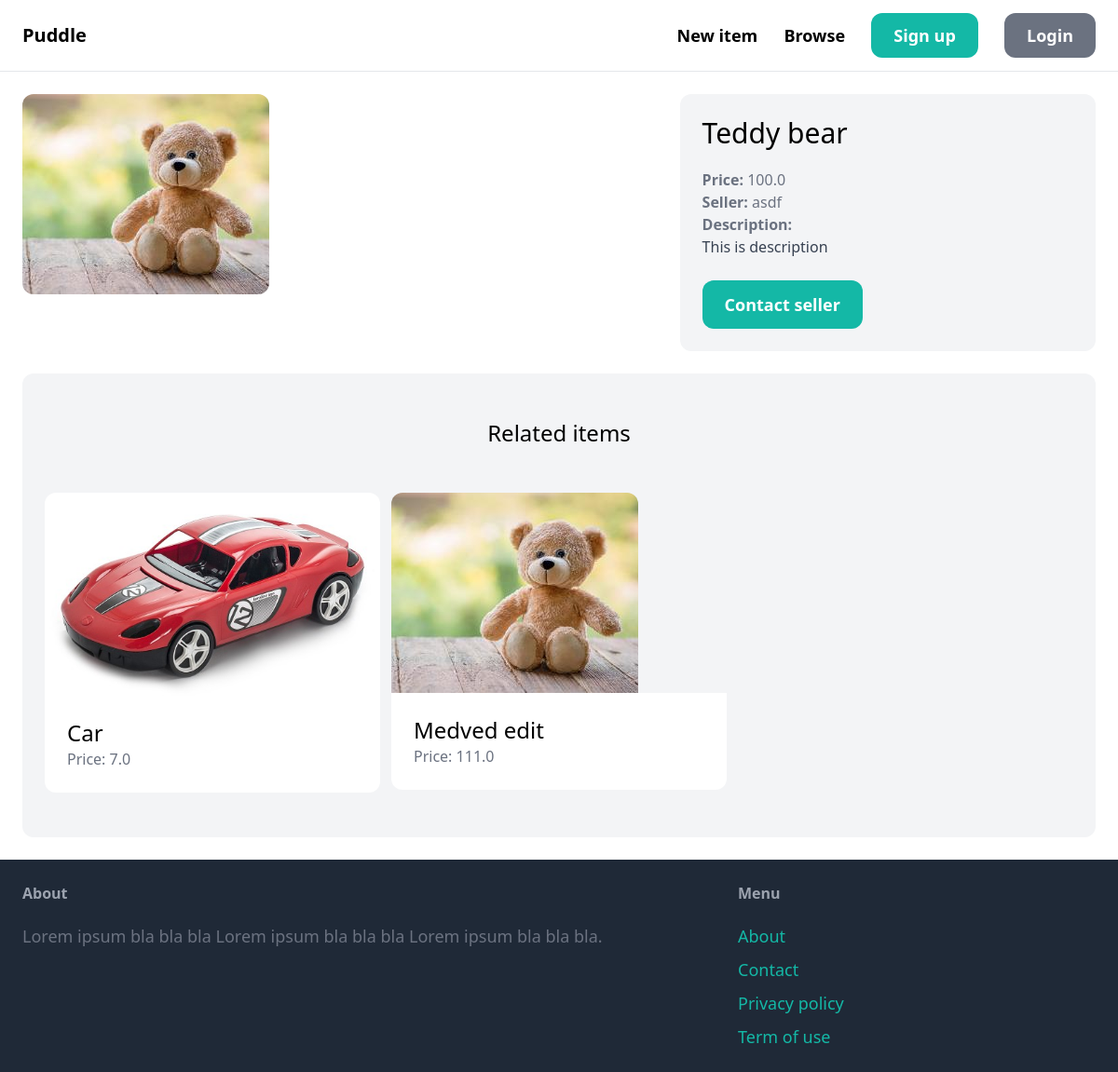
Page /items/1/ on the committed database.
### item/models.py (models this page shows, shortened)
class Item(models.Model):
    category = models.ForeignKey(Category, related_name='items', on_delete=models.CASCADE)
    name = models.CharField(max_length=255)
    description = models.TextField(blank=True, null=True)
    price = models.FloatField()
    image = models.ImageField(upload_to='item_images', blank=True, null=True)
    is_sold = models.BooleanField(default=False)
    created_by = models.ForeignKey(User, related_name='items', on_delete=models.CASCADE)
    created_at = models.DateTimeField(auto_now_add=True)

### item/views.py (the view)
# urls.py: path('<int:pk>/', detail, name='detail'),
def detail(request, pk):
    item = get_object_or_404(Item, pk=pk)
    related_items = Item.objects.filter(category=item.category, is_sold=False).exclude(pk=pk)[0:3]
    context = {
        'item': item,
        'related_items': related_items,
    }
    return render(request, 'item/detail.html', context)

### item/templates/item/detail.html (shortened to what this page needs)
{% extends 'core/base.html' %}
{% block content %}
    <div class="grid grid-cols-5 gap-6">
        <div class="col-span-3">
            <img src="{{ item.image.url }}" alt="" class="rounded-xl">
        </div>
        <div class="col-span-2 p-6 bg-gray-100 rounded-xl">
            <h1 class="mb-5 text-3xl">{{ item.name }}</h1>
            <p class="text-gray-500"><strong>Price: </strong>{{ item.price }}</p>
            <p class="text-gray-500"><strong>Seller: </strong>{{ item.created_by.username}}</p>
            {% if item.description %}
                <p class="text-gray-700">
                    <strong class="text-gray-500">Description:</strong><br>
                    {{ item.description }}
                </p>
            {% endif %}
            {% if request.user == item.created_by %}
                <div class="mt-6 p-6 bg-white rounded-xl">
                    <p>This is your item</p>
                    <a href="{% url 'item:edit' item.id %}" class="inline-block mt-6 px-6 py-3 text-lg font-semibold bg-teal-500 text-white rounded-xl">Edit</a>
                    <a href="{% url 'item:delete' item.id %}" class="inline-block mt-6 px-6 py-3 text-lg font-semibold bg-red-500 text-white rounded-xl">Delete</a>
                </div>
            {% else %}
                <a href="{% url 'conversation:new' item.id %}" class="inline-block mt-6 px-6 py-3 text-lg font-semibold bg-teal-500 text-white rounded-xl hover:bg-teal-700">Contact seller</a>
            {% endif %}
        </div>
    </div>
    <div class="mt-6 px-6 py-12 bg-gray-100 rounded-xl">
        <h2 class="mb-12 text-2xl text-center">Related items</h2>
        <div class="grid grid-cols-3 gap-3">
            {% for item in related_items %}
                <div>
                    <a href="{% url 'item:detail' item.id %}">
                        <div>
                            <img src="{{ item.image.url }}" alt="img" class="rounded-t-xl">
                        </div>
                        <div class="p-6 bg-white rounded-b-xl">
                            <h2 class="text-2xl">
                                {{ item.name }}
                            </h2>
                            <p class="text-gray-500">
                                Price: {{ item.price }}
                            </p>
                        </div>
                    </a>
                </div>
            {% endfor %}
        </div>
    </div>
{% endblock %}

### rows in the picture
Item: image (picture), name "Teddy bear", price "100.0", created_by.username "asdf", description "This is description"
Item: image (picture), name "Car", price "7.0"
Item: image (picture), name "Medved edit", price "111.0"
